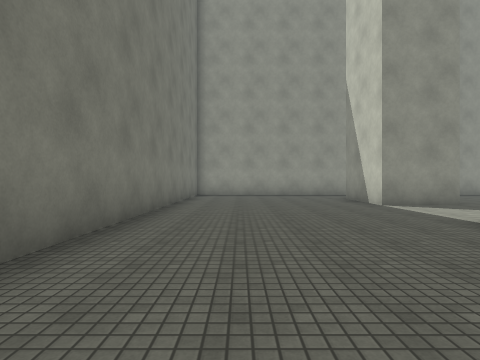
View 1 (above)

22 first-person views from a walk through a scene from a Unity 3-D project. The camera is 1.3 m above the floor, looks level and sees 80° across. The floor is counted in squares, 2 m on a side. Each view is taken from the middle of a square. On the plan, view 1 faces up. The plan holds only what a view shows up to about 9 squares ahead; the rest is blank. The place goes on beyond the plan. The player character is not drawn. Surface patterns are stand-ins for the level's own textures.

View 2
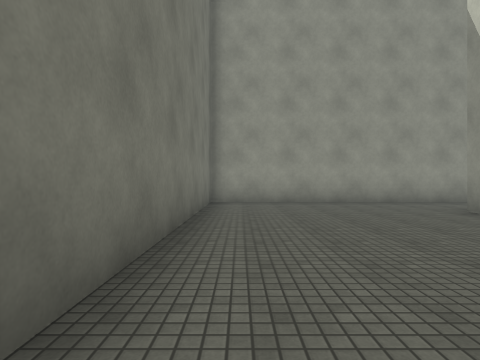

View 3
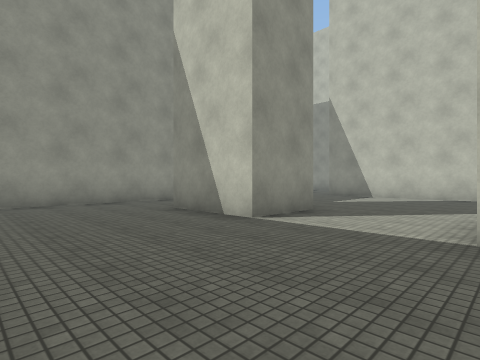

View 4
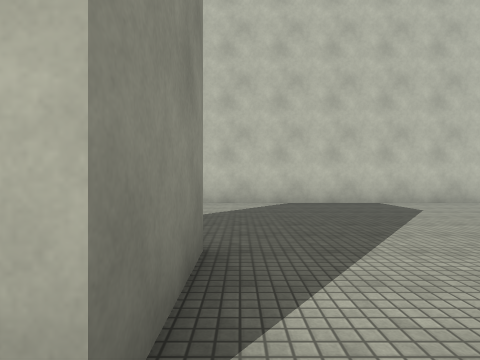

View 5
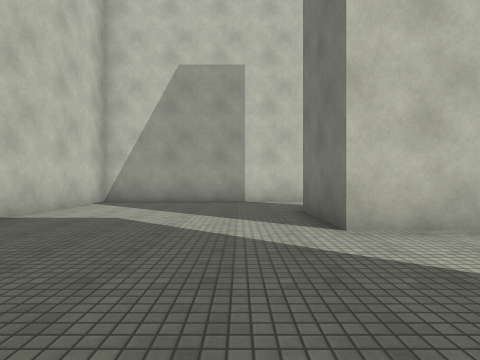

View 6
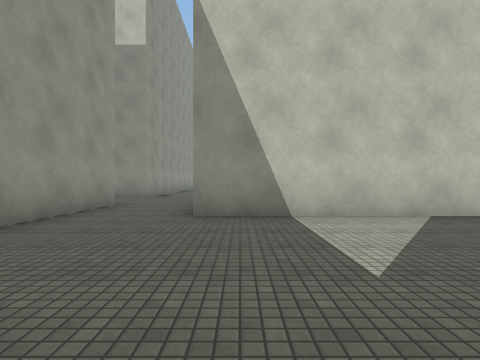

View 7
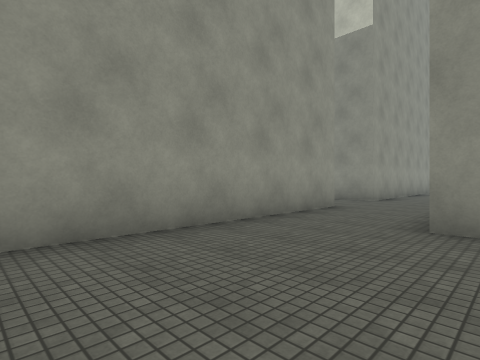

View 8
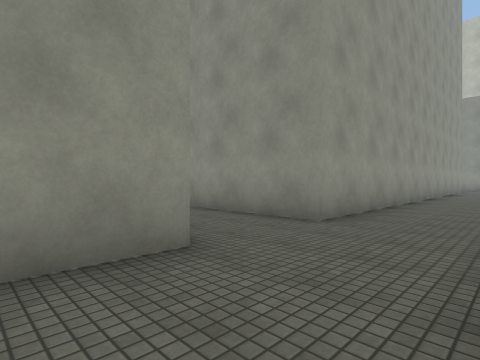

View 9
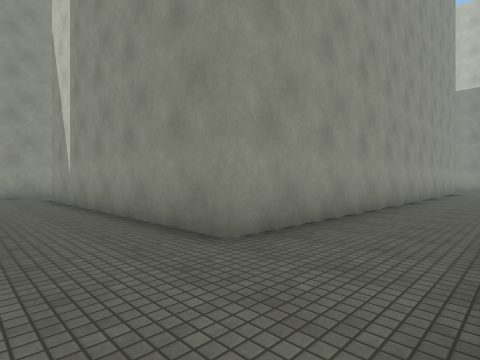

View 10
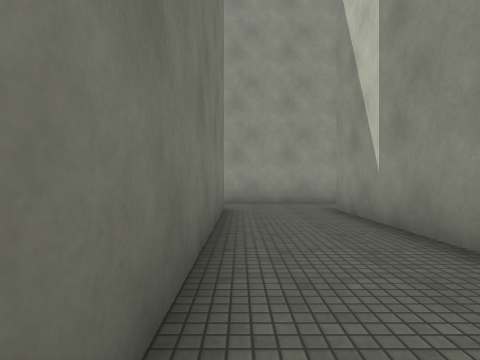

View 11
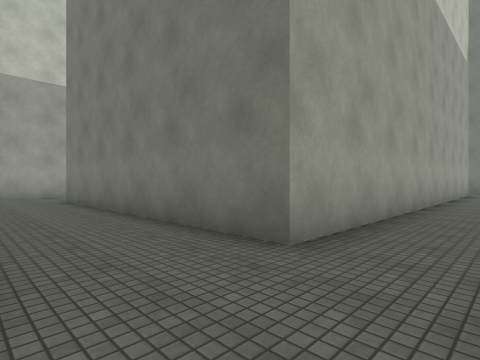

View 12
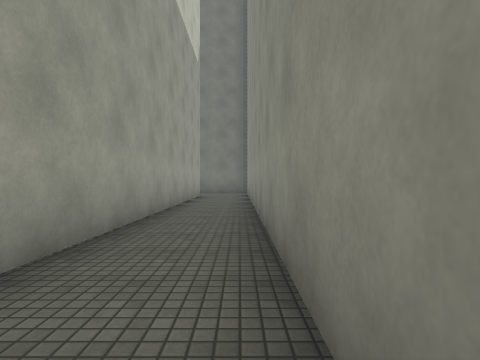

View 13
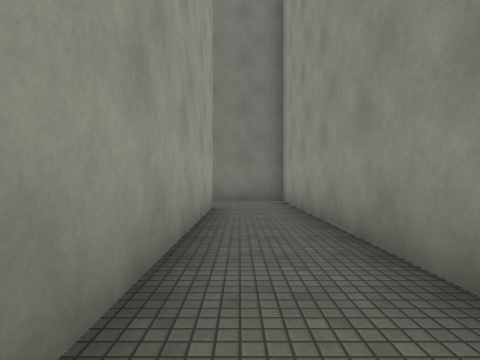

View 14
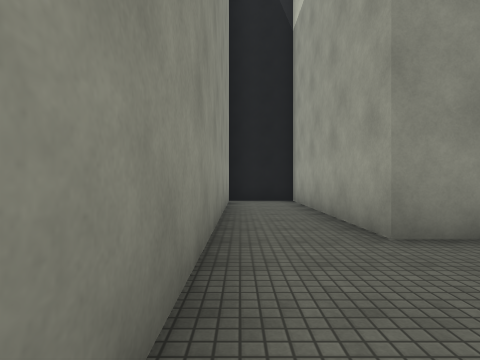

View 15
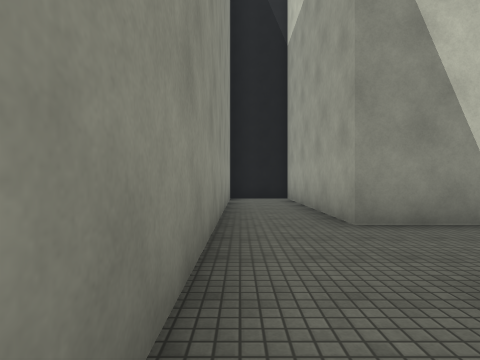

View 16
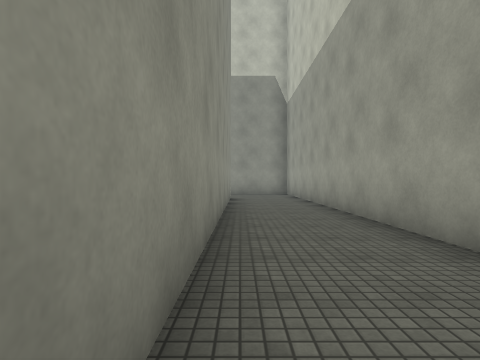

View 17
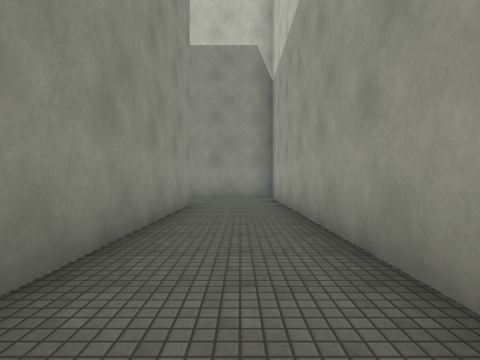

View 18
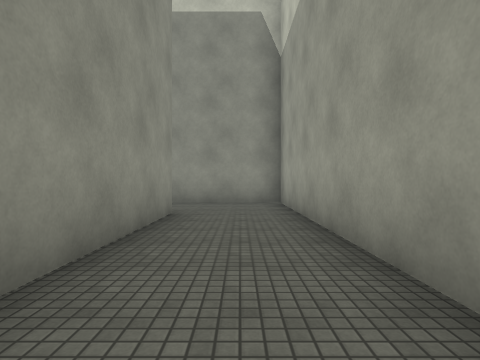

View 19
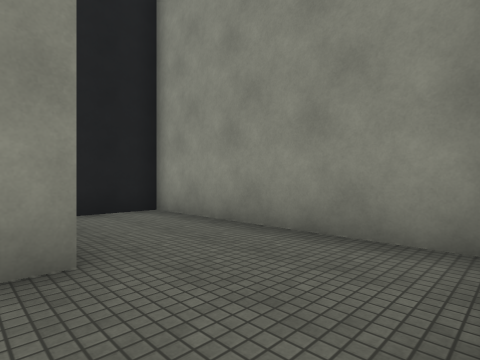

View 20
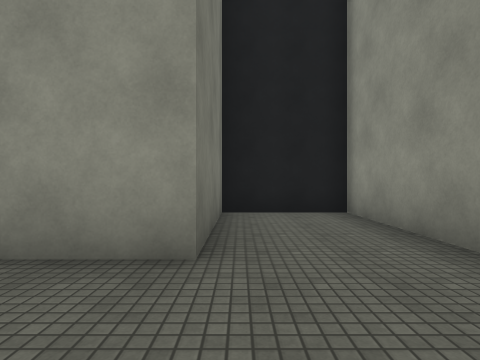

View 21
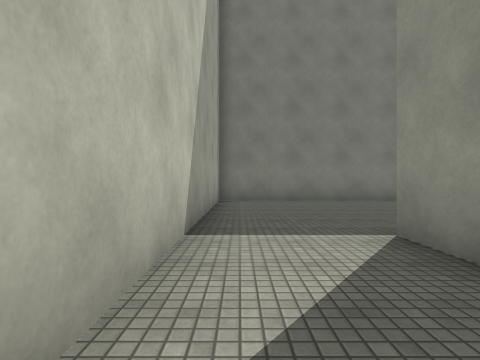

View 22
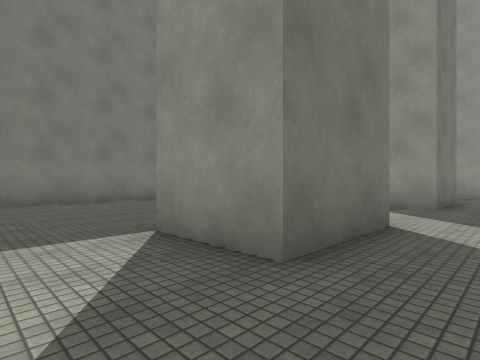

### Floor plan
Points are (right, up) in squares from view 1. A wall is a line through its corners. A room is listed if a view was taken in it or the views show most of it. See-through windows are left out.
Room 1 (views 1, 2, 3, 4, 5, 6, 7, 8, 9, 10, 11, 12, 13, 14, 15, 16, 17, 18, 19, 20, 21, 22)
walls: (5.8, 12.3) (-1.9, 12.3) (-1.9, -0.7) (11.1, -0.7) (11.1, 9.9); (5.6, 9.9) (5.6, 7.3) (3.6, 7.3) (3.6, 9.9); (3.9, 4.3) (5.6, 4.3) (5.6, 1.8) (3.6, 1.8); (22.5, 9.8) (33.1, 9.8) (33.1, 15.7) (30.6, 15.7) (30.6, 12.3) (16.1, 12.3) (16.1, 20.3) (22, 20.3) (22, 22.4); (1.1, 20.3) (13.6, 20.3) (13.6, 12.3) (7.2, 12.3); (21.2, 22.3) (-0.9, 22.3) (-0.9, 20.1)

Where each view was taken, in squares from view 1:
view 1: 0 up, 0 right, facing up
view 2: 4 up, 1 left, facing up
view 3: 4 up, 0 right, facing up-right
view 4: 7 up, 3 right, facing right
view 5: 8 up, 7 right, facing down
view 6: 9 up, 6 right, facing right
view 7: 9 up, 7 right, facing up-right
view 8: 10 up, 12 right, facing up-right
view 9: 10 up, 14 right, facing up-right
view 10: 14 up, 14 right, facing up
view 11: 22 up, 16 right, facing down-left
view 12: 22 up, 13 right, facing left
view 13: 21 up, 8 right, facing left
view 14: 22 up, 13 right, facing right
view 15: 22 up, 12 right, facing right
view 16: 12 up, 20 right, facing right
view 17: 11 up, 23 right, facing right
view 18: 11 up, 25 right, facing right
view 19: 10 up, 30 right, facing up-right
view 20: 10 up, 31 right, facing up
view 21: 0 up, 7 right, facing left
view 22: 0 up, 7 right, facing up-left
